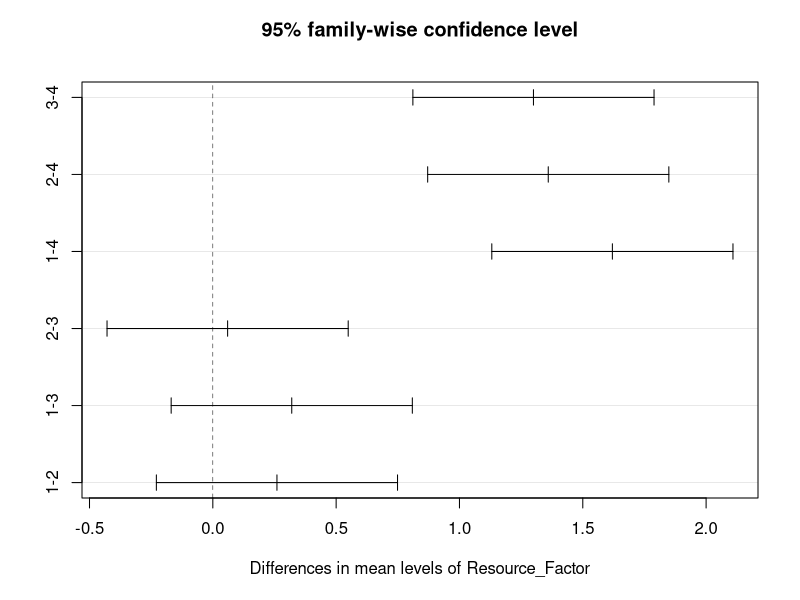
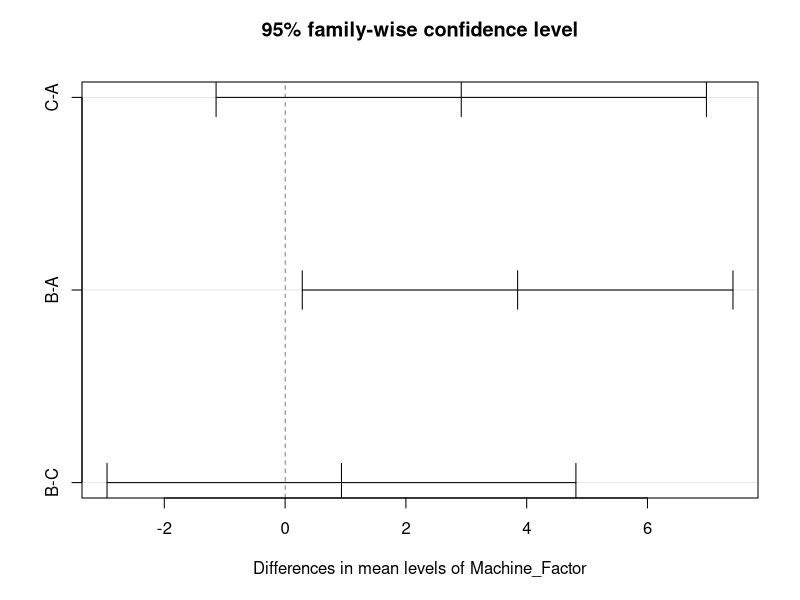
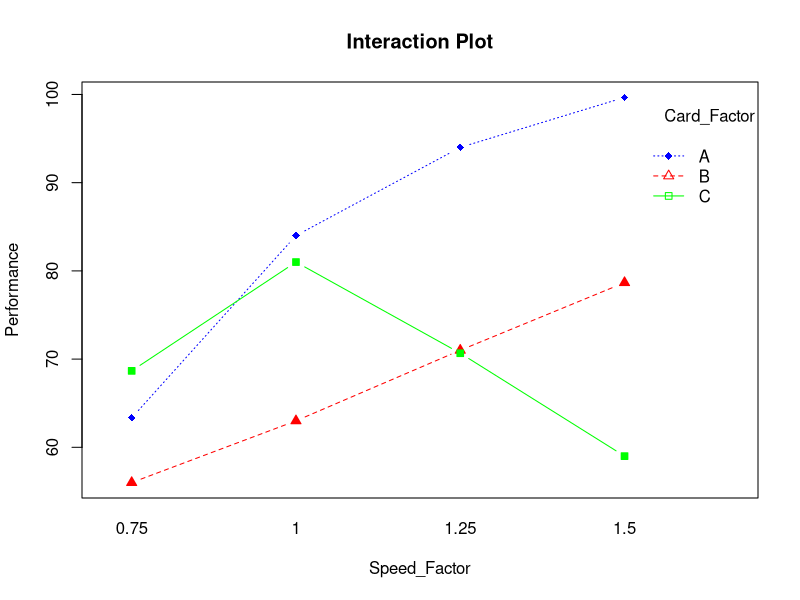

The R source for these figures, in order:
#P7 example
#data_resources <- read.csv2(file.choose(),header=T)
data_resources <- read.csv2("./data_csv_files/Unit5_Resources.csv",header = T)
Resource <- data_resources$Resource
Price <- data_resources$Price
#Treat resource as a factor
Resource_Factor<- as.factor(Resource)
#get the ANOVA table
anova_resources <- aov(lm(Price~Resource_Factor))
summary(anova_resources)
#
require(graphics)
plot(TukeyHSD(anova_resources,"Resource_Factor",ordered=TRUE))

#P12 example
data_co2 <- read.csv2("./data_csv_files/Unit5_CO2.csv",header = T)
CO2<-data_co2$CO2
Machine<-data_co2$Machine
Machine_Factor <- as.factor(Machine)
anova_machine <- aov(lm(CO2~Machine_Factor))
summary(anova_machine)
require(graphics)
plot(TukeyHSD(anova_machine,"Machine_Factor",ordered = T))


#two factors
data_computer<-read.csv2("./data_csv_files/Unit5_Computers.csv",header = T)
Card <- data_computer$CARD
Speed <- data_computer$SPEED
Performance <- data_computer$Performance
Card_Factor <- as.factor(Card)
Speed_Factor <- as.factor(Speed)
anova_two_factors <- aov(lm(Performance~Card_Factor*Speed_Factor))
summary(anova_two_factors)
#the two factors and the interaction are significant
#now try to show the means plot
#table of means
aggregate(Performance~Card_Factor+Speed_Factor, FUN = "mean")
#interaction plot: performance as a function of speed, for each value
interaction.plot(Speed_Factor,Card_Factor,Performance,
                 xlab = "Speed_Factor",
                 ylab = "Performance",
                 trace.label = "Card_Factor",
                 main="Interaction Plot",
                 col = c("blue","red","green"),
                 bg=c("blue","red","green"),
                 pch = c(18,24,22),
                 type = "b")
